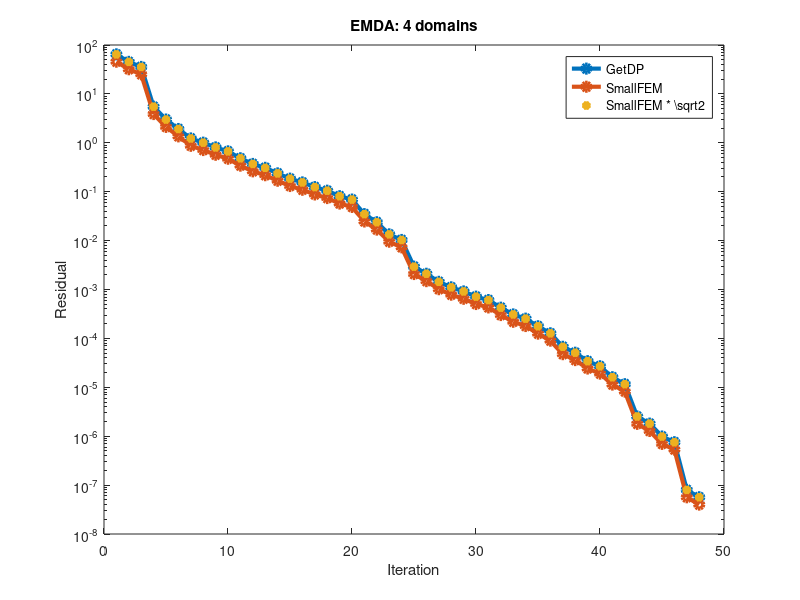

This figure's MATLAB source:
%%%%%%%%%%%%%%%%%%%%%%%
%% GetDP vs SmallFEM %%
%% EMDA: 4 domains   %%
%%%%%%%%%%%%%%%%%%%%%%%

clear all;
close all;

getdp = ...
    [
        6.440283576083e+01
        4.516919599531e+01
        3.558730605737e+01
        5.476260163291e+00
        2.989868943615e+00
        1.914555390383e+00
        1.227779673884e+00
        1.005783504056e+00
        8.052518088429e-01
        6.680534092345e-01
        4.824882050401e-01
        3.692633020987e-01
        3.076075847501e-01
        2.369856897912e-01
        1.847992730586e-01
        1.548859871502e-01
        1.242434316976e-01
        1.047878605321e-01
        8.091896211551e-02
        6.903649795068e-02
        3.479895146750e-02
        2.375469951973e-02
        1.342274709755e-02
        1.029747197634e-02
        2.930565910037e-03
        2.097338354494e-03
        1.434591443052e-03
        1.108375466796e-03
        9.130953046911e-04
        7.141057432226e-04
        6.082163792614e-04
        4.246769429587e-04
        3.092269758202e-04
        2.533629247668e-04
        1.769716151383e-04
        1.271607343113e-04
        6.732352326335e-05
        5.094404393616e-05
        3.423064304576e-05
        2.691906386260e-05
        1.608566709204e-05
        1.157963972185e-05
        2.530030556336e-06
        1.808667690383e-06
        9.853700670853e-07
        7.535575492828e-07
        7.972146603648e-08
        5.648852975799e-08
    ];

smallfem = ...
    [
        4.553968189413e+01
        3.193944478903e+01
        2.516402543733e+01
        3.872300697005e+00
        2.114156604889e+00
        1.353795099497e+00
        8.681713332064e-01
        7.111963361233e-01
        5.693990145956e-01
        4.723850958645e-01
        3.411706816264e-01
        2.611085849573e-01
        2.175114091212e-01
        1.675741882955e-01
        1.306728191381e-01
        1.095209318247e-01
        8.785337307126e-02
        7.409620676826e-02
        5.721834683845e-02
        4.881617585029e-02
        2.460657456085e-02
        1.679710911546e-02
        9.491315494828e-03
        7.281412263552e-03
        2.072223027702e-03
        1.483042172905e-03
        1.014409337615e-03
        7.837398086723e-04
        6.456558818170e-04
        5.049490135171e-04
        4.300739262046e-04
        3.002919461797e-04
        2.186564915283e-04
        1.791546422039e-04
        1.251378291418e-04
        8.991621753211e-05
        4.760491983289e-05
        3.602287892832e-05
        2.420471982196e-05
        1.903465260040e-05
        1.137428428060e-05
        8.188041770946e-06
        1.789001762997e-06
        1.278921188784e-06
        6.967618564383e-07
        5.328456531445e-07
        5.637158922322e-08
        3.994342244780e-08
    ];

it = [1:size(smallfem, 1)];

semilogy(it, ...
         getdp,              '-o', 'linewidth', 3, ...
         smallfem,           '-o', 'linewidth', 3, ...
         smallfem * sqrt(2), '*',  'linewidth', 3);
legend({'GetDP', 'SmallFEM', 'SmallFEM * \sqrt{2}'});
title('EMDA: 4 domains');
xlabel('Iteration');
ylabel('Residual');

print('emda.png');
